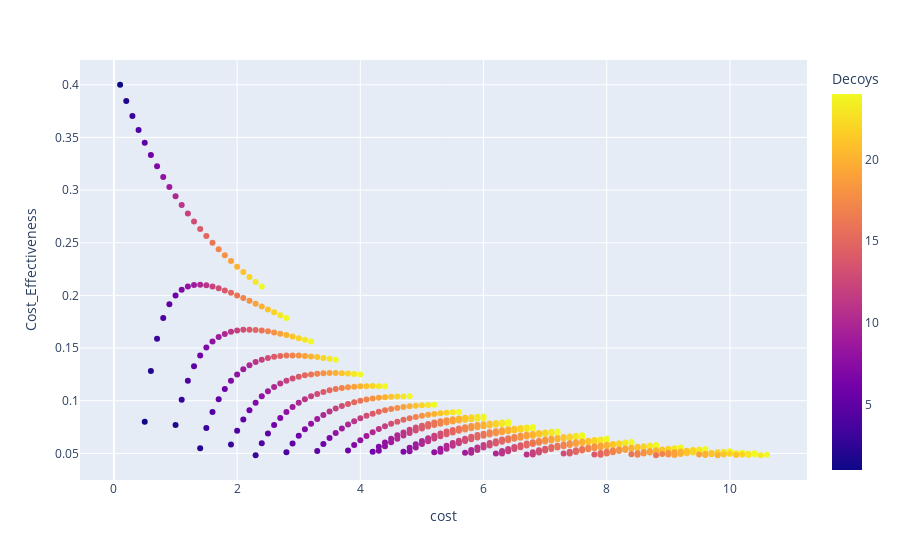

This figure's notebook cell:
### Code cell
import plotly.express as px

fig = px.scatter(sorted_df[0:500], y='Cost_Effectiveness', x='cost', color='Decoys')
fig.show()

### Figure 1 — Plotly figure (JSON) as saved in the notebook; plotly's stock layout.template omitted (floating-point values rounded to 4 significant figures; data arrays with more than 128 entries replaced by an {"elided": "..."} marker saying what was removed)
{"data": [{"hovertemplate": "cost=%{x}<br>Cost_Effectiveness=%{y}<br>Decoys=%{marker.color}<extra></extra>", "legendgroup": "", "marker": {"color": {"elided": "500 int values"}, "coloraxis": "coloraxis", "symbol": "circle"}, "mode": "markers", "name": "", "orientation": "v", "showlegend": false, "type": "scatter", "x": {"elided": "500 float values"}, "xaxis": "x", "y": {"elided": "500 float values"}, "yaxis": "y"}], "layout": {"coloraxis": {"colorbar": {"title": {"text": "Decoys"}}, "colorscale": [[0, "#0d0887"], [0.1111, "#46039f"], [0.2222, "#7201a8"], [0.3333, "#9c179e"], [0.4444, "#bd3786"], [0.5556, "#d8576b"], [0.6667, "#ed7953"], [0.7778, "#fb9f3a"], [0.8889, "#fdca26"], [1, "#f0f921"]]}, "legend": {"tracegroupgap": 0}, "margin": {"t": 60}, "xaxis": {"anchor": "y", "domain": [0, 1], "title": {"text": "cost"}}, "yaxis": {"anchor": "x", "domain": [0, 1], "title": {"text": "Cost_Effectiveness"}}}}
